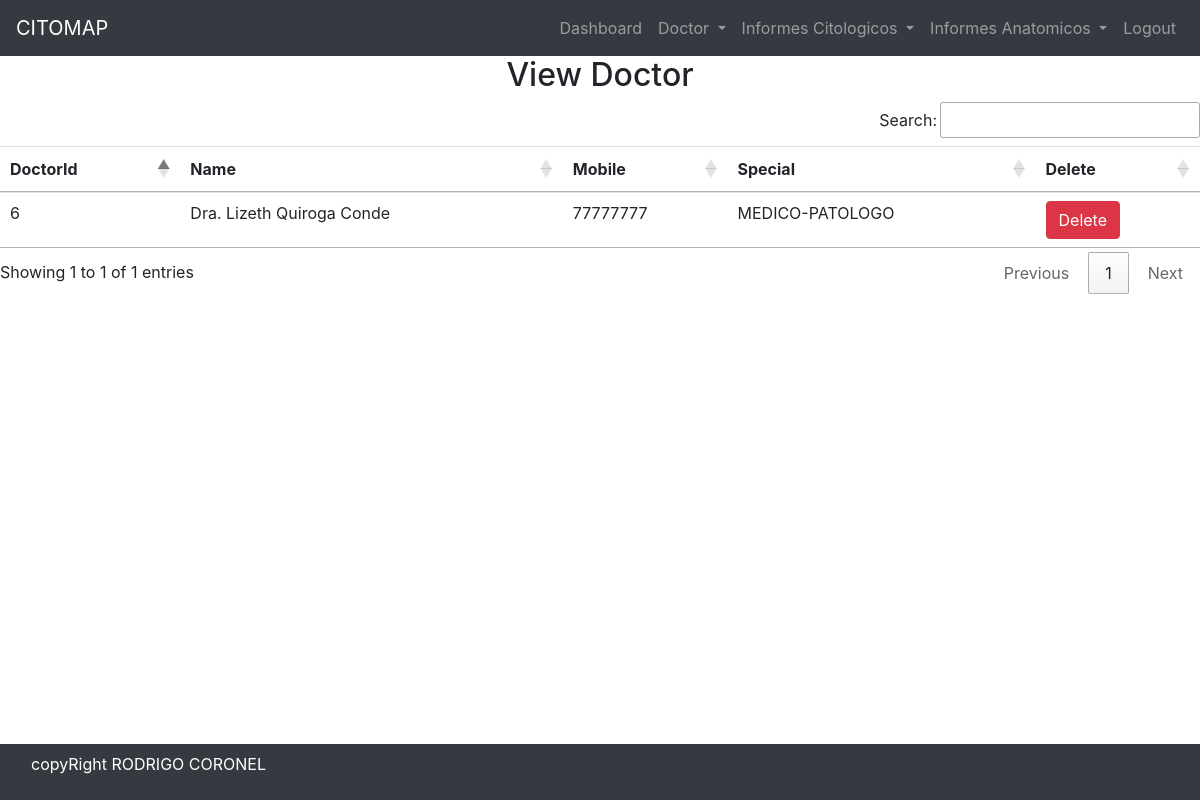
Before: /view_doctor/ (signed in) with the older database file.
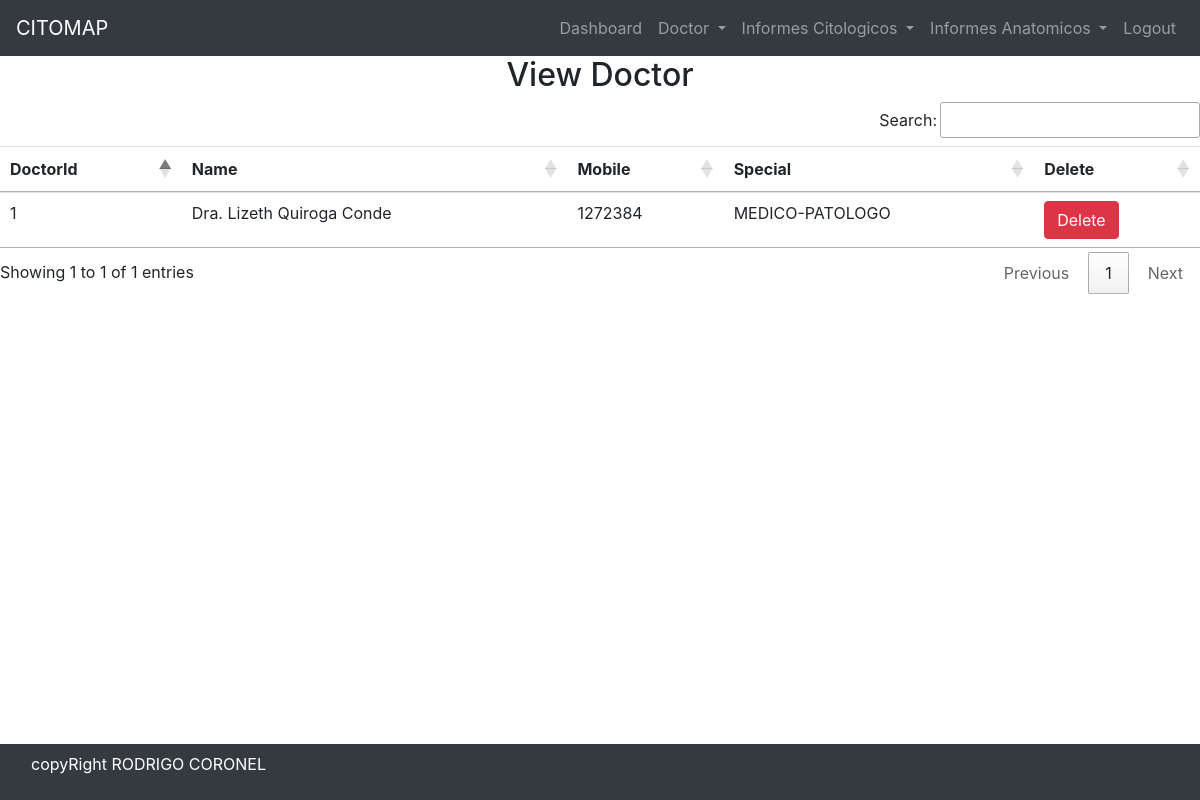
After: the same page with the newer database file.
### hospital/models.py (models this page shows)
class Doctor(models.Model):
    Name = models.CharField(max_length=50)
    mobile = models.IntegerField()
    special = models.CharField(max_length=50)
    matricula = models.CharField(max_length=50,default='CCC-00000')

### hospital/views.py (the view)
# urls.py: path('view_doctor/', View_Doctor, name='view_doctor'),
def View_Doctor(request):
    if not request.user.is_staff:
        return redirect('login')
    doc = Doctor.objects.all()
    d = {'doc': doc}
    return render(request, 'view_doctor.html',d)

### hospital/templates/view_doctor.html
{% include 'base.html' %} {% include 'navigation.html' %} {% block content %}
<div>
  <h2 class="text-center">View Doctor</h2>
  <table id="example" class="table table-hover">
    <thead>
      <tr>
        <th>DoctorId</th>
        <th>Name</th>
        <th>Mobile</th>
        <th>Special</th>
        <th>Delete</th>
      </tr>
    </thead>
    <body>
      {% for i in doc%}
      <tr>
        <td>{{i.id}}</td>
        <td>{{i.Name}}</td>
        <td>{{i.mobile}}</td>
        <td>{{i.special}}</td>
        <td>
          <a
            href="{% url 'delete_doctor' i.id %}"
            onclick="return confirm('Are you sure you want to delete')"
            class="btn btn-danger"
          >
            Delete
          </a>
        </td>
      </tr>
      {% endfor%}
    </body>
  </table>
</div>
{% endblock content%} {% include 'footer.html'%}

### hospital/templates/base.html (shortened to what this page needs)
{% load static%}
<!DOCTYPE html>
<html lang="en">
  <head>
    <link
      rel="stylesheet"
      href="https://cdn.jsdelivr.net/npm/bootstrap@4.6.2/dist/css/bootstrap.min.css"
    />
    <link
      rel="stylesheet"
      href="https://use.fontawesome.com/releases/v5.7.0/css/all.css"
    />
    <link
      rel="stylesheet"
      text="text/css"
      href="{% static 'css/mystyle.css' %}"
    />
    <link
      rel="stylesheet"
      href="https://cdn.datatables.net/1.13.2/css/jquery.dataTables.min.css"
    />
    <link
      rel="stylesheet"
      href="https://cdn.datatables.net/buttons/2.3.4/css/buttons.dataTables.min.css"
    />
  </head>
  <body>
  </body>
</html>

### hospital/templates/navigation.html (shortened to what this page needs)
<nav class="navbar navbar-expand-lg navbar-dark bg-dark">
  <a class="navbar-brand" href="{%url 'home' %}">CITOMAP </a>
  <div class="collapse navbar-collapse" id="navbarSupportedContent">
    <ul class="navbar-nav ml-auto">
       {% if request.user.is_staff %}
      <li class="nav-item">
        <a class="nav-link" href="{%url 'dashboard' %}">Dashboard</a>
      </li>
      <li class="nav-item dropdown">
        <a
          class="nav-link dropdown-toggle"
          href="#"
          id="navbarDropdown"
          role="button"
          data-toggle="dropdown"
          aria-haspopup="true"
          aria-expanded="false"
        >
          Doctor
        </a>
      </li>
      <li class="nav-item dropdown">
        <a
          class="nav-link dropdown-toggle"
          href="#"
          id="navbarDropdown"
          role="button"
          data-toggle="dropdown"
          aria-haspopup="true"
          aria-expanded="false"
        >
          Informes Citologicos
        </a>
      </li>
      <li class="nav-item dropdown">
        <a
          class="nav-link dropdown-toggle"
          href="#"
          id="navbarDropdown"
          role="button"
          data-toggle="dropdown"
          aria-haspopup="true"
          aria-expanded="false"
        >
          Informes Anatomicos
        </a>
      </li>
      <li class="nav-item">
        <a class="nav-link" href="{% url 'logout_admin' %}">Logout</a>
      </li>
      {% endif%}
    </ul>
  </div>
</nav>

### hospital/templates/footer.html
<nav class="navbar navbar-expand-sm bg-dark fixed-bottom">
  <div class="footer-bottom">
    <div class="container">
      <div class="row">
        <div class="col-sm-12 text-center">
          <div class="copyright text">
            <p class="text-white">copyRight RODRIGO CORONEL</p>
          </div>
        </div>
      </div>
    </div>
  </div>
</nav>

### hospital/static/css/mystyle.css (style rules this page uses)
* { margin: 0; padding: 0; }

Changed rows visible on the page:
removed Doctor: id "6", Name "Dra. Lizeth Quiroga Conde", mobile "77777777", special "MEDICO-PATOLOGO"
added Doctor: id "1", Name "Dra. Lizeth Quiroga Conde", mobile "1272384", special "MEDICO-PATOLOGO"
